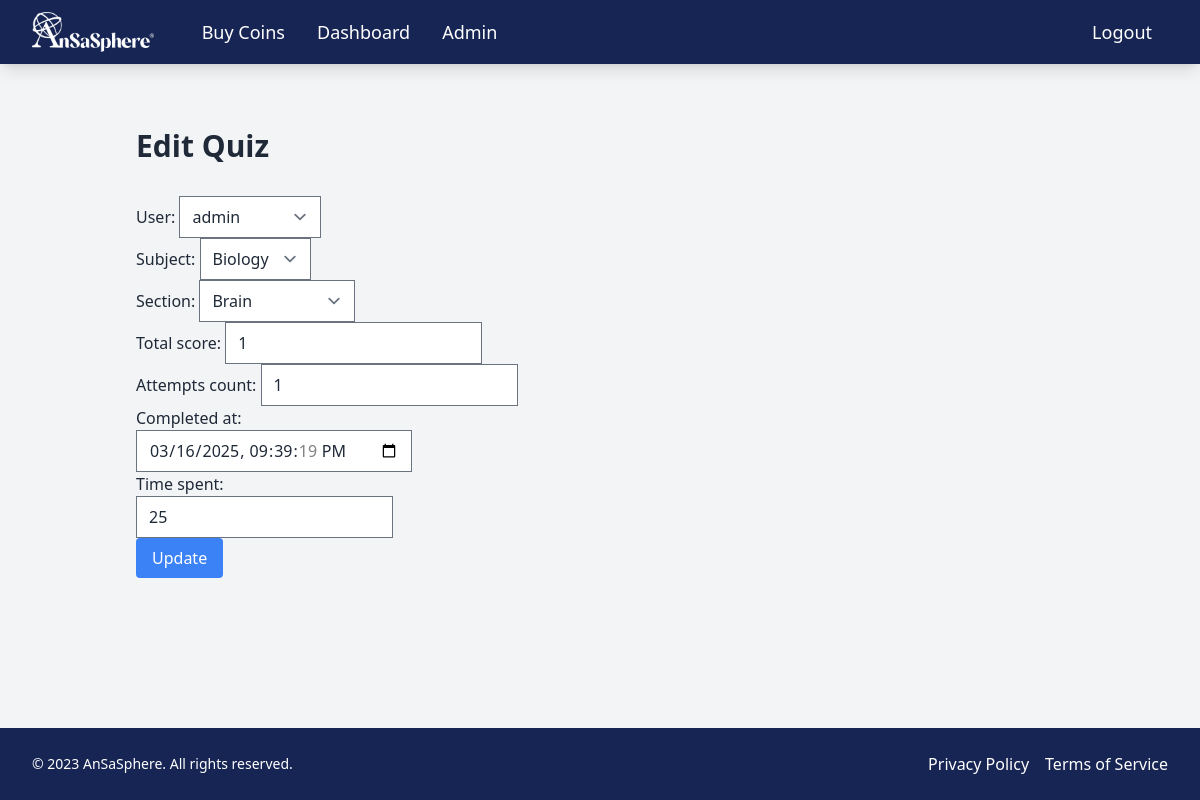
/admin_dashboard/quizzes/edit/3/ (signed in), run on the app's committed database.
### eduPathCare/models.py (models this page shows, shortened)
class User(AbstractBaseUser, PermissionsMixin):
    ROLE_CHOICES = [
        ('student', 'Student'),
        ('mentor', 'Mentor'),
        ('admin', 'Admin'),
    ]
    user_id = models.AutoField(primary_key=True)
    username = models.CharField(max_length=150, unique=True)
    email = models.EmailField(unique=True)
    role = models.CharField(max_length=10, choices=ROLE_CHOICES, default='student')
    first_name = models.CharField(max_length=50)
    last_name = models.CharField(max_length=50)
    profile_picture = models.ImageField(upload_to='profile_pics/', blank=True, null=True)
    bio = models.TextField(blank=True, null=True)
    is_staff = models.BooleanField(default=False)
    is_superuser = models.BooleanField(default=False)
    created_at = models.DateTimeField(auto_now_add=True)
    updated_at = models.DateTimeField(auto_now=True)
    coins = models.PositiveIntegerField(default=0)  # Add this line to track coins
    otp = models.CharField(max_length=6, blank=True, null=True)  # Add OTP field
    is_verified = models.BooleanField(default=False)  # Add verification status field
    objects = UserManager()
    USERNAME_FIELD = 'email'
    REQUIRED_FIELDS = ['username']
    def __str__(self):
        return self.username

class Subject(models.Model):
    subject_id = models.AutoField(primary_key=True)
    subject_name = models.CharField(max_length=255)
    description = models.TextField()
    price = models.PositiveIntegerField(default=0)  # Change to coins (integer)
    featured = models.BooleanField(default=False)
    def __str__(self):
        return self.subject_name

class Section(models.Model):
    section_id = models.AutoField(primary_key=True)
    subject = models.ForeignKey(Subject, on_delete=models.CASCADE)
    section_name = models.CharField(max_length=255)
    section_order = models.PositiveIntegerField()
    text_content = models.TextField()
    image_content = models.URLField(blank=True, null=True)
    created_at = models.DateTimeField(auto_now_add=True)
    updated_at = models.DateTimeField(auto_now=True)
    is_completed = models.BooleanField(default=False)
    def __str__(self):
        return self.section_name

class Quiz(models.Model):
    quiz_id = models.AutoField(primary_key=True)
    user = models.ForeignKey(User, on_delete=models.CASCADE)
    subject = models.ForeignKey(Subject, on_delete=models.CASCADE)
    section = models.ForeignKey(Section, on_delete=models.CASCADE)  # Add this line
    total_score = models.PositiveIntegerField()
    attempts_count = models.PositiveIntegerField(default=1)
    completed_at = models.DateTimeField()
    time_spent = models.PositiveIntegerField(default=0)  # Time spent in seconds
    class Meta:
        unique_together = ('user', 'subject', 'section')  # Ensure only one quiz per user, subject, and section

### eduPathCare/views_admin.py (the view)
@login_required
@user_passes_test(lambda u: u.is_superuser)
def edit_quiz(request, quiz_id):
    quiz = get_object_or_404(Quiz, quiz_id=quiz_id)
    if request.method == 'POST':
        form = AdminQuizForm(request.POST, instance=quiz)
        if form.is_valid():
            form.save()
            messages.success(request, 'Quiz updated successfully.')
            return redirect('manage_quizzes')
    else:
        form = AdminQuizForm(instance=quiz)
    return render(request, 'admin/edit_quiz.html', {'form': form, 'quiz': quiz})

### eduPathCare/forms.py
class AdminQuizForm(forms.ModelForm):
    class Meta:
        model = Quiz
        fields = ['user', 'subject', 'section', 'total_score', 'attempts_count', 'completed_at', 'time_spent']
        widgets = {
            'completed_at': forms.DateTimeInput(attrs={'type': 'datetime-local', 'class': 'form-control'}),
            'time_spent': forms.NumberInput(attrs={'class': 'form-control'}),  # Time in seconds
        }

### eduPathCare/templates/admin/edit_quiz.html (shortened to what this page needs)
{% extends 'base.html' %}
{% block content %}
<div class="container mx-auto px-4 py-8">
    <h1 class="text-3xl font-bold mb-8">Edit Quiz</h1>
    <form method="post">
        {{ form.as_p }}
        <button type="submit" class="bg-blue-500 text-white px-4 py-2 rounded">Update</button>
    </form>
</div>
{% endblock %}

### data on the page
User: user "admin"
Subject: subject "Biology"
Section: section "Brain"
Quiz: total_score "1", attempts_count "1", completed_at "03/16/2025 21:39:19", time_spent "25"
